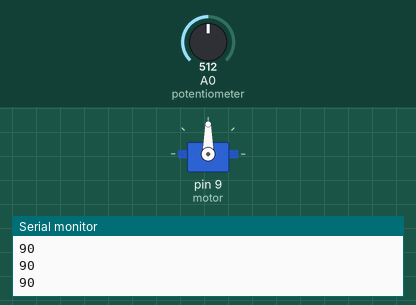
A sketch run on a simulated Arduino Uno, built with avr-gcc and run on an emulated ATmega328P. Shown: servo, the last lines printed to the serial monitor. Inputs (shaded band) come from the test bench; at power-on: A0 (potentiometer) = 512.

Above: at 1.2 s.
1.3 s: A0 (potentiometer) set to 716
At 2.1 s:
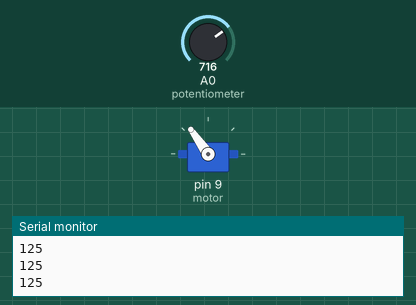
2.8 s: A0 (potentiometer) set to 900
At 3.6 s:
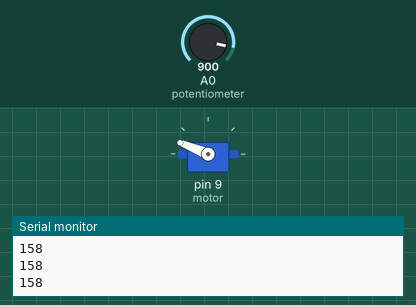
4.3 s: A0 (potentiometer) set to 1023
At 5.5 s:
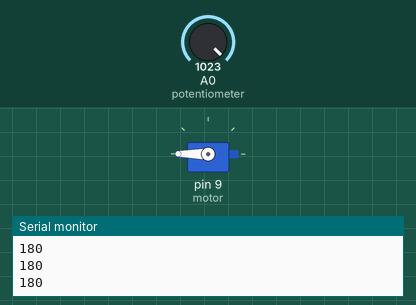
5.8 s: A0 (potentiometer) set to 306
At 6.6 s:
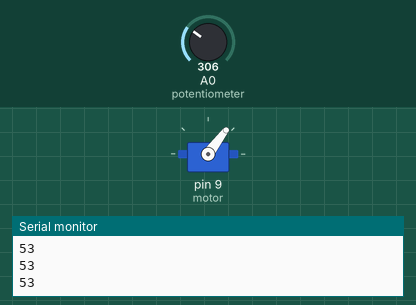
7.3 s: A0 (potentiometer) set to 122
At 7.9 s:
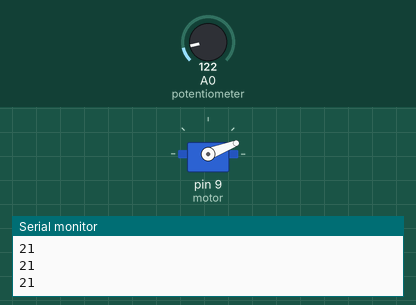
8.8 s: A0 (potentiometer) set to 0
At 9.2 s:
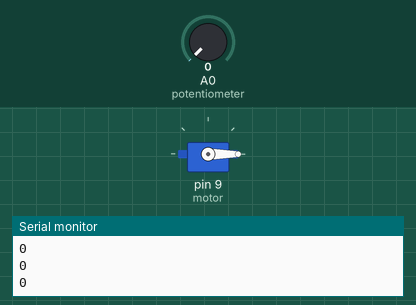
Timing chart, 0 to 11.3 s (numbered marks = the images above; inputs shaded):
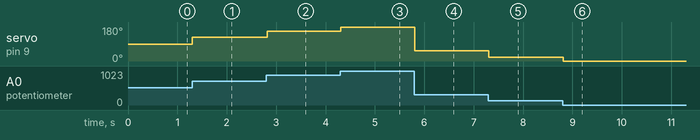

Measured:
- after the input at 1.3 s, servo on pin 9 (motor): 90° → 125° at once
- after the input at 2.8 s, servo on pin 9 (motor): 125° → 158° at once
- after the input at 4.3 s, servo on pin 9 (motor): 158° → 180° at once
- after the input at 5.8 s, servo on pin 9 (motor): 180° → 53° at once
- after the input at 7.3 s, servo on pin 9 (motor): 53° → 21° at once
- after the input at 8.8 s, servo on pin 9 (motor): 21° → 0° at once

The sketch:

aula21_nivel3.ino
```cpp
// Aula 21 – Nível 3: Servo segue o potenciômetro
// O ângulo do servo (0 a 180°) acompanha o potenciômetro
#include <Arduino.h>                       // funções do Arduino (pinMode, digitalWrite, delay...)
#include <Servo.h>                         // biblioteca do servo
Servo motor;                               // objeto que controla o servo

void setup() {                             // roda uma vez, quando a placa liga
  motor.attach(9);                         // sinal do servo no pino 9
  Serial.begin(9600);                      // abre o Monitor Serial a 9600 baud
}

void loop() {                              // repete para sempre
  int angulo = map(analogRead(A0), 0, 1023, 0, 180);   // leitura → ângulo
  motor.write(angulo);                     // gira até o ângulo pedido
  Serial.println(angulo);                  // envia angulo ao Monitor Serial e quebra a linha
  delay(15);                               // tempo para o servo se mover
}
```
